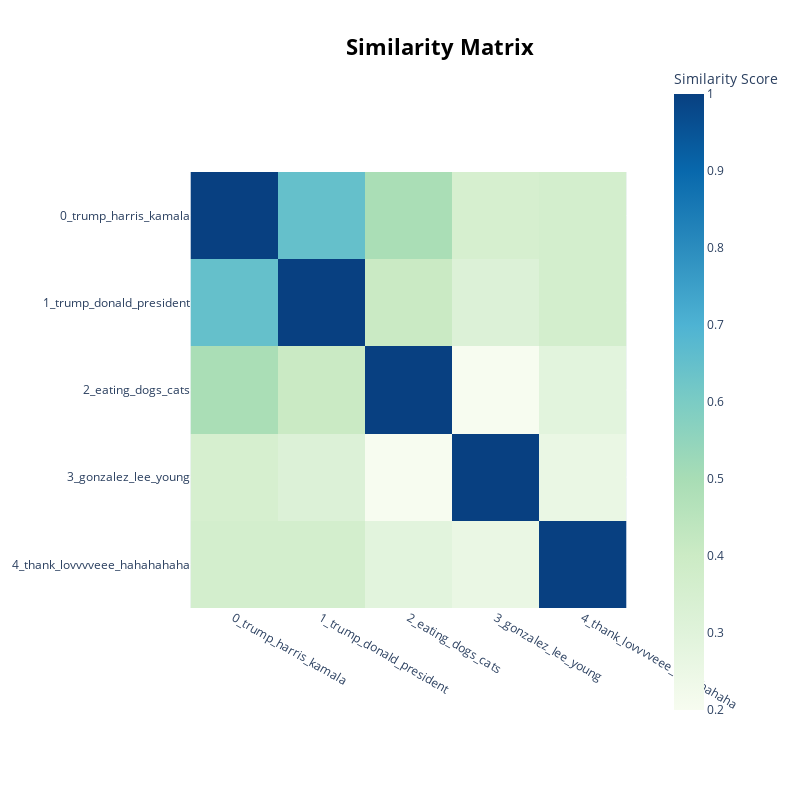

The notebook cell saved with this chart:
### Code cell
topic_model.visualize_heatmap()

### Figure 1 — Plotly figure (JSON) as saved in the notebook; plotly's stock layout.template omitted (floating-point values rounded to 4 significant figures)
{"data": [{"coloraxis": "coloraxis", "hovertemplate": "x: %{x}<br>y: %{y}<br>Similarity Score: %{z}<extra></extra>", "name": "0", "type": "heatmap", "x": ["0_trump_harris_kamala", "1_trump_donald_president", "2_eating_dogs_cats", "3_gonzalez_lee_young", "4_thank_lovvvveee_hahahahaha"], "xaxis": "x", "y": ["0_trump_harris_kamala", "1_trump_donald_president", "2_eating_dogs_cats", "3_gonzalez_lee_young", "4_thank_lovvvveee_hahahahaha"], "yaxis": "y", "z": [[1, 0.6492, 0.4932, 0.3518, 0.3653], [0.6492, 1.0, 0.4059, 0.3191, 0.364], [0.4932, 0.4059, 1.0, 0.1992, 0.2918], [0.3518, 0.3191, 0.1992, 1, 0.2553], [0.3653, 0.364, 0.2918, 0.2553, 1.0]]}], "layout": {"coloraxis": {"colorbar": {"title": {"text": "Similarity Score"}}, "colorscale": [[0, "rgb(247,252,240)"], [0.125, "rgb(224,243,219)"], [0.25, "rgb(204,235,197)"], [0.375, "rgb(168,221,181)"], [0.5, "rgb(123,204,196)"], [0.625, "rgb(78,179,211)"], [0.75, "rgb(43,140,190)"], [0.875, "rgb(8,104,172)"], [1, "rgb(8,64,129)"]]}, "height": 800, "hoverlabel": {"bgcolor": "white", "font": {"family": "Rockwell", "size": 16}}, "legend": {"title": {"text": "Trend"}}, "margin": {"t": 60}, "showlegend": true, "title": {"font": {"color": "Black", "size": 22}, "text": "<b>Similarity Matrix</b>", "x": 0.55, "xanchor": "center", "y": 0.95, "yanchor": "top"}, "width": 800, "xaxis": {"anchor": "y", "autorange": true, "constrain": "domain", "domain": [0, 1], "range": [-0.5, 4.5], "scaleanchor": "y", "type": "category"}, "yaxis": {"anchor": "x", "autorange": true, "constrain": "domain", "domain": [0.1697, 0.8303], "range": [4.5, -0.5], "type": "category"}}}
